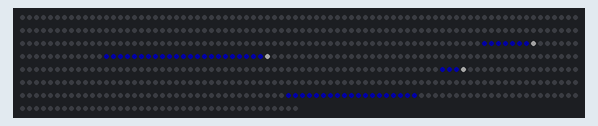
Recording of a sketch running on a simulated Arduino Mega 2560, built with avr-gcc and run on an emulated ATmega2560. Shown: 600 RGB LEDs in strip order, left to right, continuing on the next row. Dim RGB values are drawn brighter than linear; random numbers use the default seed unless the sketch sets one.

Above: at 0.5 s.
At 5.24 s:
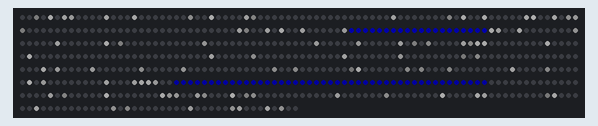
At 10.36 s:
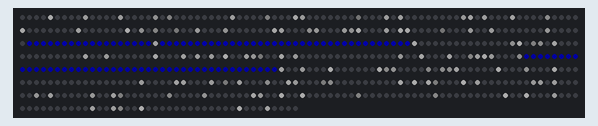
At 19.59 s:
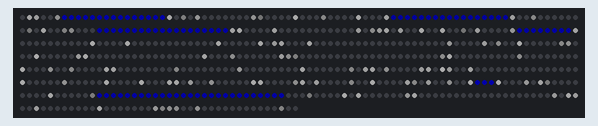
At 28.8 s:
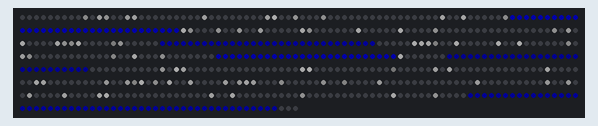
At 39.05 s:
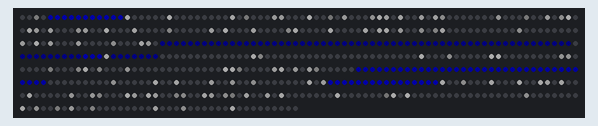

The sketch:

meteor.ino
```cpp
#include <FastLED.h>

#define LED_PIN 23   // 定義燈帶資料腳位
#define NUM_LEDS 600 // LED燈數量

CRGBArray<NUM_LEDS> leds;
CRGBArray<NUM_LEDS> previous_leds;

// 定義最大流星數量
#define MAX_METEORS 30

struct Meteor
{
  int positionStart; // 起始位置
  int position;      // 當前位置
  int size;          // 總長度
  int brightness;    // 亮度
  int speed;         // 移動速度
};

Meteor meteors[MAX_METEORS];

int meteor_size; // 最大流星長度

void meteors_reset(int i)
{
  meteor_size = round(NUM_LEDS / random(10, 30));
  meteors[i].positionStart = random(0, NUM_LEDS - meteor_size);
  meteors[i].position = 0; // 當前流星本身狀態，大於0就代表動畫已觸發。
  meteors[i].size = meteor_size;
  meteors[i].brightness = random(150, 255); // 流星亮度
  meteors[i].speed = random(1, 5);          // 隨機移動速度
}

void meteors_animation(int i)
{
  if ((meteors[i].position != 0) || (random(200) < 1))
  { // 1/200的機率會觸發流星
    for (int j = 0; j < meteors[i].position; j++)
    {
      if (j + 1 != meteors[i].position)
      {
        leds[meteors[i].positionStart + j] = CRGB(0, 0, meteors[i].brightness); // 藍色
      }
      else
      {
        leds[meteors[i].positionStart + j] = CRGB(meteors[i].brightness, meteors[i].brightness, meteors[i].brightness);
        if (meteors[i].position >= meteors[i].size)
        {
          leds[meteors[i].positionStart + j] = CRGB(0, 0, 0);
        }
      }
    }

    if (meteors[i].position < meteors[i].size)
    {
      meteors[i].position += meteors[i].speed;
    }
    else if (meteors[i].brightness > 0)
    {
      if (meteors[i].brightness - 10 >= 0)
      {
        meteors[i].brightness -= 10;
      }
      else
      {
        meteors[i].brightness = 0;
      }
    }
    else
    {
      meteors_reset(i);
    }
  }
}

void twinklingStars()
{
  // 隨機點亮一些像素點，模擬星星閃爍效果
  for (int i = 0; i < NUM_LEDS; i++)
  {
    int light = random(0, 255);
    if (random(10) < 2)
    { // 20% 的機率點亮像素點
      // leds[i] = CRGB::White; // 使用白色作為星星的顏色
      leds[i] = CRGB(light, light, light); // 使用白色作為星星的顏色(隨機明暗)
    }

    previous_leds[i] = leds[i];
  }
}

void setup()
{
  FastLED.addLeds<WS2812B, LED_PIN, GRB>(leds, NUM_LEDS);
  FastLED.setBrightness(50); // 設置亮度，根據需要調整

  // 初始化所有流星
  for (int i = 0; i < MAX_METEORS; i++)
  {
    meteors_reset(i);
  }
}

unsigned long twinklingStars_delayTime = 1000;
unsigned long twinklingStars_previous_delayTime = 0;
bool twinklingStars_current = false;

void loop()
{
  unsigned long currentTime = millis();

  /*-----------------------------------*/
  leds(0, NUM_LEDS) = CRGB::Black; // 固定
  /*-----------------------------------*/

  if (currentTime - twinklingStars_previous_delayTime >= twinklingStars_delayTime)
  {
    twinklingStars_current = true;
    twinklingStars_previous_delayTime = currentTime;
  }

  if (twinklingStars_current)
  {
    twinklingStars();
    twinklingStars_current = false;
  }
  else
  {
    for (int i = 0; i < NUM_LEDS; i++)
    {
      leds[i] = previous_leds[i];
    }
  }

  for (int i = 0; i < MAX_METEORS; i++)
  {
    meteors_animation(i);
  }

  FastLED.show();
}
```
